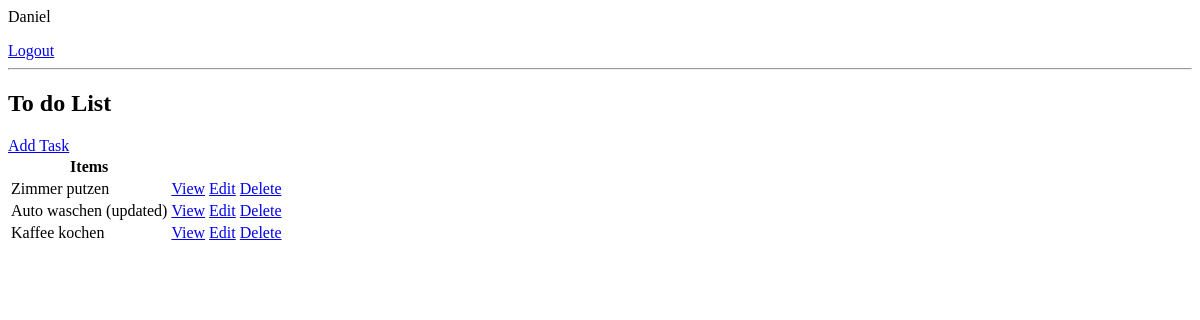
Page /task/ (signed in) on the earlier database version.
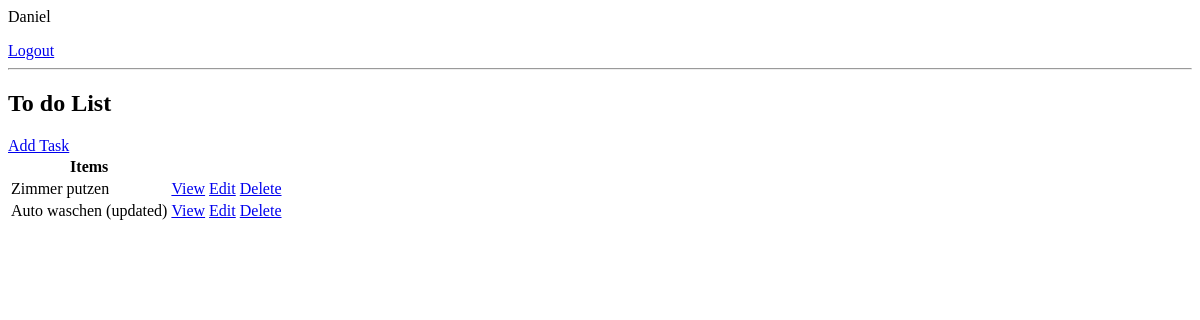
Same page on the later database version.
### app/models.py (models this page shows, shortened)
class Task(models.Model):
    user = models.ForeignKey(User, on_delete=models.CASCADE, null=True, blank=True)
    title = models.CharField(max_length=200)
    description = models.TextField(null=True, blank=True)
    complete = models.BooleanField(default=False)
    create = models.DateTimeField(auto_now_add=True)
    update = models.DateTimeField(auto_now=True)
    class Meta:
        ordering = ['complete']

### app/views.py (the view)
# urls.py: path('task/', views.TaskList.as_view(), name='tasks'),
class TaskList(LoginRequiredMixin, ListView):
    model = Task
    context_object_name = 'tasks'
    def get_context_data(self, **kwargs):
        context = super().get_context_data(**kwargs)
        context['tasks'] = context['tasks'].filter(user=self.request.user)
        context['count'] = context['tasks'].filter(complete=False).count()
        search_input = self.request.GET.get('search-area') or ''
        if search_input:
            context['tasks'] = context['tasks'].filter(title__startswith=search_input)
        context['search_input'] = search_input
        return context

### app/templates/app/task_list.html
{% if request.user.is_authenticated %}
    <p>{{ request.user }}</p>
    <a href="{% url 'logout' %}">Logout</a>
{% else %}
    <a href="{% url 'login' %}">Login</a> | <a href="{% url 'register' %}">Register</a>
{% endif %}
<hr>
<h2>To do List</h2>
<a href="{% url 'task-create' %}">Add Task</a>
<table>
    <tr>
        <th>Items</th>
        <th></th>
        <th></th>
        <th></th>
    </tr>
    {% for task in tasks %}
    <tr>
        <td>{{ task.title }}</td>
        <td><a href="{% url 'task' task.id %}">View</a></td>
        <td><a href="{% url 'task-update' task.id %}">Edit</a></td>
        <td><a href="{% url 'task-delete' task.id %}">Delete</a></td>
    </tr>
    {% empty %}
    <h2>No items in list</h2>
    {% endfor %}
</table>

Differences in the rows shown:
removed Task: title "Kaffee kochen"
